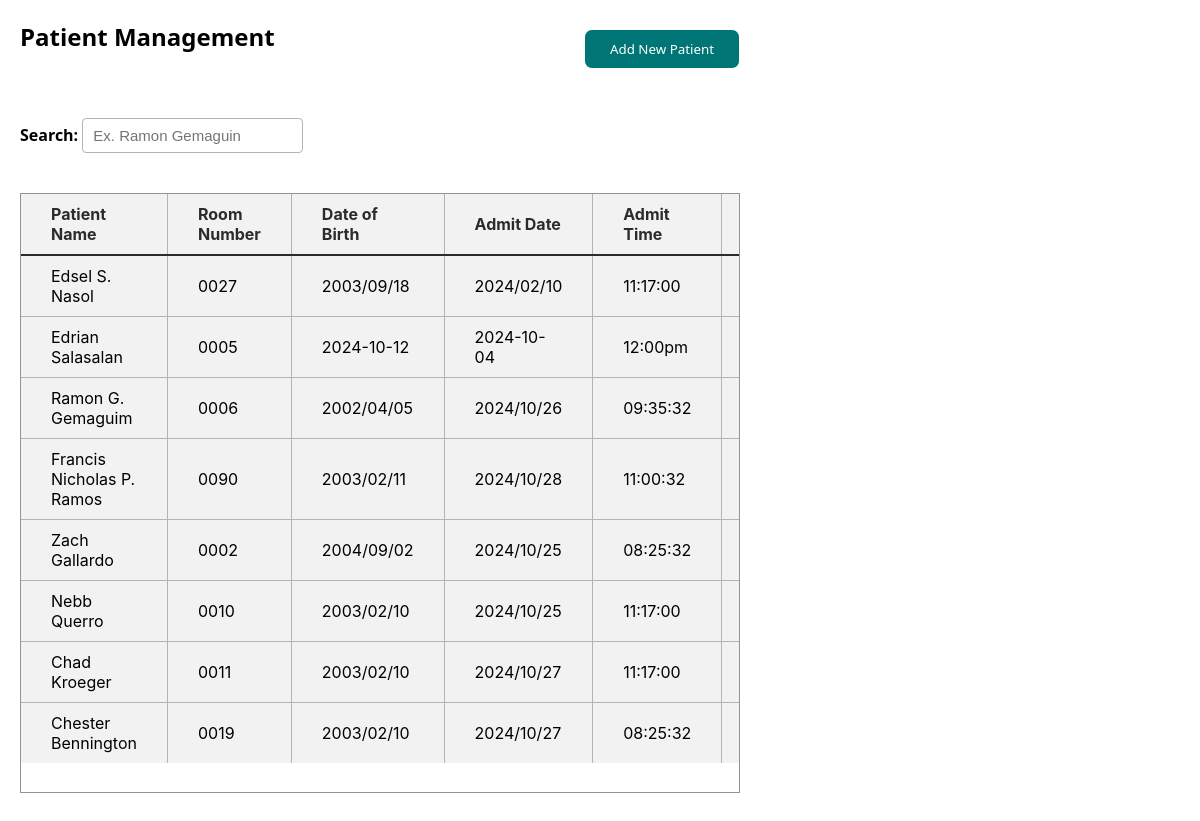
The page /admin/management.php (signed in) on the database its author committed.
### tables this page shows
CREATE TABLE `patient_management` (
  `id` int(11) NOT NULL,
  `patient_name` varchar(255) NOT NULL,
  `room_number` varchar(5) NOT NULL,
  `date_of_birth` varchar(50) NOT NULL,
  `admit_date` varchar(255) NOT NULL,
  `admit_time` varchar(50) NOT NULL,
  `actions` varchar(255) NOT NULL
);

### admin/function/management/display_patient.php (the view, shortened to what this page needs)
<?php
include 'db.php';
$sql = "SELECT id, patient_name, room_number, date_of_birth, admit_date, admit_time FROM patient_management";
$result = $conn->query($sql);
if ($result->num_rows > 0) {
    while($row = $result->fetch_assoc()) {
        echo "<tr>
                <td>{$row['patient_name']}</td>
                <td>{$row['room_number']}</td>
                <td>{$row['date_of_birth']}</td>
                <td>{$row['admit_date']}</td>
                <td>{$row['admit_time']}</td>
                <td>
                    <div class='dropdown'>
                        <button class='dropdown-button' onclick='toggleDropdown(event)'>Select &#11206;</button>
                        <div class='dropdown-menu'>
                            <a href='#' onclick=\"openEditModal(
                                '{$row['id']}',
                                '{$row['patient_name']}',
                                '{$row['room_number']}',
                                '{$row['date_of_birth']}',
                                '{$row['admit_date']}',
                                '{$row['admit_time']}'
                            )\">Edit</a>
                            <a href='function/management/delete.php?id={$row['id']}' onclick='return confirm(\"Are you sure you want to delete this record PERMANENTLY?\");'>Delete</a>
                        </div>
                    </div>
                </td>
              </tr>";
    }
} else {
    echo "<tr><td colspan='6' style='color: red;'>No records found.</td></tr>";
}
?>

### admin/management.php (shortened to what this page needs)
<!DOCTYPE html>
<html lang="en">
<head>
    <link rel="stylesheet" href="../assets/management.css">
    <link rel="stylesheet" href="../assets/modal/pop.css">
    <link rel="stylesheet" href="../assets/visible_placeholder/search_highlight.css">
    <link rel="stylesheet" href="function/management/delete.css">
    <link rel="stylesheet" href="function/management/edit.css">
</head>
<body>
    <div class="container">
        <div class="top">
            <h2>Patient Management</h2>
            <button class="newPatient" id="openModalBtn">Add New Patient</button>
        </div>
        <div class="searchbar">
            <span class="search">
                Search:
                <input type="text" id="searchInput" placeholder="Ex. Ramon Gemaguin" onkeyup="searchTable()">
            </span>
        </div>
        <div class="table">
            <table id="patientTable">
                <tr>
                    <th style="text-align: left;">Patient Name</th>
                    <th style="text-align: left;">Room Number</th>
                    <th style="text-align: left;">Date of Birth</th>
                    <th style="text-align: left;">Admit Date</th>
                    <th style="text-align: left;">Admit Time</th>
                    <th>Actions</th>
                </tr>
            <tbody>
                <?php include 'function/management/display_patient.php'; ?>
            </tbody>
            </table>
        </div>
    </div>
</body>
</html>

### assets/management.css (style rules this page uses)
* { margin: 0; padding: 0; box-sizing: border-box; }
.container { margin: 20px 0 0 20px; width: 60%; }
.top { display: flex; align-items: center; justify-content: space-between; font-family: 'Montserrat', system-ui, -apple-system, BlinkMacSystemFont, 'Segoe UI', Roboto, Oxygen, Ubuntu, Cantarell, 'Open Sans', 'Helvetica Neue', sans-serif; }
.newPatient { font-family: 'Montserrat', system-ui, -apple-system, BlinkMacSystemFont, 'Segoe UI', Roboto, Oxygen, Ubuntu, Cantarell, 'Open Sans', 'Helvetica Neue', sans-serif; padding: 10px 25px 10px 25px; border: 1px solid; border-radius: 8px; background-color: #007575; color: #ffffff; }
.searchbar, .sort { font-family: 'Montserrat', system-ui, -apple-system, BlinkMacSystemFont, 'Segoe UI', Roboto, Oxygen, Ubuntu, Cantarell, 'Open Sans', 'Helvetica Neue', sans-serif; font-weight: 600; }
.search { margin-right: 50px; }
input { font-size: 15px; height: 35px; padding: 10px; border-radius: 4px; border: 1px solid #636363; }
.table { height: 600px; border: hidden; overflow-y: auto; border: 1px solid #949494; }
table { font-family: 'Inter', system-ui, -apple-system, BlinkMacSystemFont, 'Segoe UI', Roboto, Oxygen, Ubuntu, Cantarell, 'Open Sans', 'Helvetica Neue', sans-serif; border: none; border-collapse: collapse; border-radius: 6px; width: 100%; }
td, th { border: 1px solid #b4b4b4; padding: 10px 30px 10px 30px; background-color: #f2f2f2; }
th { border-bottom: 2px solid; color: #2b2b2b; }
tr:first-child th { border-top: none; }
tr:last-child td { border-bottom: none; }
td:first-child, th:first-child { border-left: none; }
td:last-child, th:last-child { border-right: none; }
.top, .searchbar, .table { margin-bottom: 40px; }

### assets/modal/pop.css (style rules this page uses)
body { font-family: "Montserrat", sans-serif; }

### admin/function/management/edit.css (style rules this page uses)
h2 { margin-bottom: 25px; }
input { border: 1px solid #b4b4b4; }

### rows shown on the page
patient_management: patient_name "Edsel S. Nasol", room_number "0027", date_of_birth "2003/09/18", admit_date "2024/02/10", admit_time "11:17:00"
patient_management: patient_name "Edrian Salasalan", room_number "0005", date_of_birth "2024-10-12", admit_date "2024-10-04", admit_time "12:00pm"
patient_management: patient_name "Ramon G. Gemaguim", room_number "0006", date_of_birth "2002/04/05", admit_date "2024/10/26", admit_time "09:35:32"
patient_management: patient_name "Francis Nicholas P. Ramos", room_number "0090", date_of_birth "2003/02/11", admit_date "2024/10/28", admit_time "11:00:32"
patient_management: patient_name "Zach Gallardo", room_number "0002", date_of_birth "2004/09/02", admit_date "2024/10/25", admit_time "08:25:32"
patient_management: patient_name "Nebb Querro", room_number "0010", date_of_birth "2003/02/10", admit_date "2024/10/25", admit_time "11:17:00"
patient_management: patient_name "Chad Kroeger", room_number "0011", date_of_birth "2003/02/10", admit_date "2024/10/27", admit_time "11:17:00"
patient_management: patient_name "Chester Bennington", room_number "0019", date_of_birth "2003/02/10", admit_date "2024/10/27", admit_time "08:25:32"
